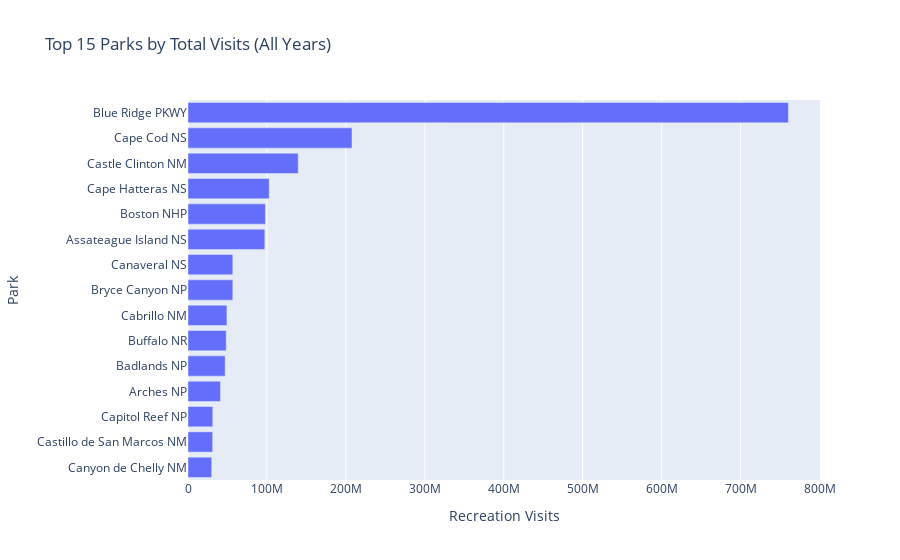

Notebook source saved alongside this figure:
### Code cell
# Top 15 parks (all time)
top_parks = (
    df.groupby("Park", as_index=False)["Recreation Visits"].sum()
      .sort_values("Recreation Visits", ascending=False)
      .head(15)
)

fig = px.bar(
    top_parks, x="Recreation Visits", y="Park",
    orientation="h", title="Top 15 Parks by Total Visits (All Years)"
)
fig.update_layout(yaxis={'categoryorder':'total ascending'})
fig.show()

### Figure 1 — Plotly figure (JSON) as saved in the notebook; plotly's stock layout.template omitted (floating-point values rounded to 4 significant figures)
{"data": [{"hovertemplate": "Recreation Visits=%{x}<br>Park=%{y}<extra></extra>", "legendgroup": "", "marker": {"color": "#636efa", "pattern": {"shape": ""}}, "name": "", "orientation": "h", "showlegend": false, "textposition": "auto", "type": "bar", "x": [760571058, 207771004, 139645529, 102882185, 98079893, 97343970, 56759883, 56752986, 49324585, 48414050, 47052277, 41141613, 31386431, 31260178, 30050972], "xaxis": "x", "y": ["Blue Ridge PKWY", "Cape Cod NS", "Castle Clinton NM", "Cape Hatteras NS", "Boston NHP", "Assateague Island NS", "Canaveral NS", "Bryce Canyon NP", "Cabrillo NM", "Buffalo NR", "Badlands NP", "Arches NP", "Capitol Reef NP", "Castillo de San Marcos NM", "Canyon de Chelly NM"], "yaxis": "y"}], "layout": {"barmode": "relative", "legend": {"tracegroupgap": 0}, "title": {"text": "Top 15 Parks by Total Visits (All Years)"}, "xaxis": {"anchor": "y", "domain": [0, 1], "title": {"text": "Recreation Visits"}}, "yaxis": {"anchor": "x", "categoryorder": "total ascending", "domain": [0, 1], "title": {"text": "Park"}}}}
